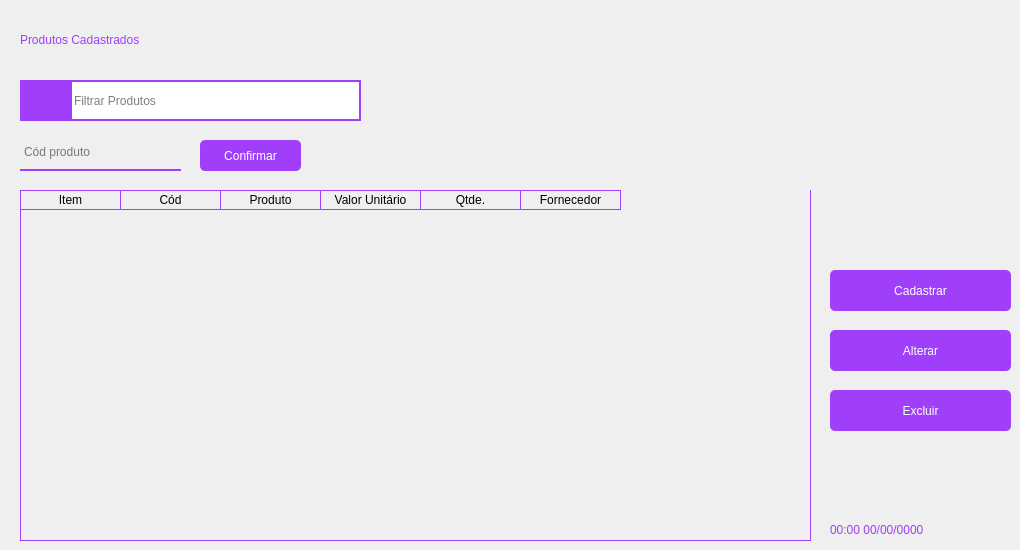
      <widget class="QWidget" name="pg_produtos">
       <widget class="QLabel" name="lbl_titulo_produtos">
        <property name="geometry">
         <rect>
          <x>20</x>
          <y>20</y>
          <width>241</width>
          <height>41</height>
         </rect>
        </property>
        <property name="styleSheet">
         <string notr="true">font: 16pt &quot;Montserrat&quot;;
color: #9f3ffa;
</string>
        </property>
        <property name="text">
         <string>Produtos Cadastrados</string>
        </property>
        <property name="textFormat">
         <enum>Qt::AutoText</enum>
        </property>
        <property name="wordWrap">
         <bool>false</bool>
        </property>
        <property name="textInteractionFlags">
         <set>Qt::LinksAccessibleByKeyboard|Qt::LinksAccessibleByMouse</set>
        </property>
       </widget>
       <widget class="QTableWidget" name="tabela_produto">
        <property name="geometry">
         <rect>
          <x>20</x>
          <y>190</y>
          <width>791</width>
          <height>351</height>
         </rect>
        </property>
        <property name="styleSheet">
         <string notr="true">QTableWidget {
	gridline-color: #9f3ffa;;
	background-color: transparent;
	outline: 0;
	border: 1px solid #9f3ffa;
	border-top: 0px
	
}

QTableWidget::item:selected{
	background-color:#9f3ffa;;
}

QTableWidget::horizontalHeader {	
	background-color: #9f3ffa;
}

QHeaderView::section:horizontal
{
    border: 1px solid #9f3ffa;
	background-color: transparent;
	border-left: 0px;
	color: black;

}
</string>
        </property>
        <property name="frameShape">
         <enum>QFrame::Panel</enum>
        </property>
        <property name="frameShadow">
         <enum>QFrame::Sunken</enum>
        </property>
        <property name="editTriggers">
         <set>QAbstractItemView::SelectedClicked</set>
        </property>
        <property name="tabKeyNavigation">
         <bool>true</bool>
        </property>
        <property name="showDropIndicator" stdset="0">
         <bool>false</bool>
        </property>
        <property name="alternatingRowColors">
         <bool>false</bool>
        </property>
        <property name="selectionMode">
         <enum>QAbstractItemView::ExtendedSelection</enum>
        </property>
        <property name="gridStyle">
         <enum>Qt::SolidLine</enum>
        </property>
        <property name="sortingEnabled">
         <bool>true</bool>
        </property>
        <attribute name="verticalHeaderVisible">
         <bool>false</bool>
        </attribute>
        <attribute name="verticalHeaderShowSortIndicator" stdset="0">
         <bool>false</bool>
        </attribute>
        <attribute name="verticalHeaderStretchLastSection">
         <bool>false</bool>
        </attribute>
        <column>
         <property name="text">
          <string>Item</string>
         </property>
        </column>
        <column>
         <property name="text">
          <string>Cód</string>
         </property>
        </column>
        <column>
         <property name="text">
          <string>Produto</string>
         </property>
        </column>
        <column>
         <property name="text">
          <string>Valor Unitário</string>
         </property>
        </column>
        <column>
         <property name="text">
          <string>Qtde.</string>
         </property>
        </column>
        <column>
         <property name="text">
          <string>Fornecedor</string>
         </property>
        </column>
       </widget>
       <widget class="QPushButton" name="btn_cadastrar_produto">
        <property name="geometry">
         <rect>
          <x>830</x>
          <y>270</y>
          <width>181</width>
          <height>41</height>
         </rect>
        </property>
        <property name="styleSheet">
         <string notr="true">QPushButton {
border: 2px;
background-color: rgb(159, 63, 250);
color: white;
border-radius: 5px;
font: 10pt &quot;Montserrat&quot;;
outline: 0;
}

QPushButton:hover {
	background-color: rgb(197, 62, 255);
}
</string>
        </property>
        <property name="text">
         <string>Cadastrar</string>
        </property>
       </widget>
       <widget class="QPushButton" name="btn_alterar_produto">
        <property name="geometry">
         <rect>
          <x>830</x>
          <y>330</y>
          <width>181</width>
          <height>41</height>
         </rect>
        </property>
        <property name="styleSheet">
         <string notr="true">QPushButton {
border: 2px;
background-color: rgb(159, 63, 250);
color: white;
border-radius: 5px;
font: 10pt &quot;Montserrat&quot;;
outline: 0;
}

QPushButton:hover {
	background-color: rgb(197, 62, 255);
}
</string>
        </property>
        <property name="text">
         <string>Alterar</string>
        </property>
       </widget>
       <widget class="QPushButton" name="btn_excluir_produto">
        <property name="geometry">
         <rect>
          <x>830</x>
          <y>390</y>
          <width>181</width>
          <height>41</height>
         </rect>
        </property>
        <property name="styleSheet">
         <string notr="true">QPushButton {
border: 2px;
background-color: rgb(159, 63, 250);
color: white;
border-radius: 5px;
font: 10pt &quot;Montserrat&quot;;
outline: 0;
}

QPushButton:hover {
	background-color: rgb(255, 17, 49);
}
</string>
        </property>
        <property name="text">
         <string>Excluir</string>
        </property>
       </widget>
       <widget class="QLineEdit" name="line_search_Bar">
        <property name="geometry">
         <rect>
          <x>70</x>
          <y>80</y>
          <width>291</width>
          <height>41</height>
         </rect>
        </property>
        <property name="styleSheet">
         <string notr="true">border: 2px solid #9f3ffa;
font: 10pt &quot;Montserrat&quot;;</string>
        </property>
        <property name="cursorPosition">
         <number>0</number>
        </property>
        <property name="placeholderText">
         <string>Filtrar Produtos</string>
        </property>
        <property name="clearButtonEnabled">
         <bool>true</bool>
        </property>
       </widget>
       <widget class="QPushButton" name="btn_pesquisar_produto">
        <property name="geometry">
         <rect>
          <x>20</x>
          <y>80</y>
          <width>51</width>
          <height>41</height>
         </rect>
        </property>
        <property name="styleSheet">
         <string notr="true">QPushButton {
border: 2px;
background-color: rgb(159, 63, 250);
color: white;

font: 10pt &quot;Montserrat&quot;;
outline: 0;
}

QPushButton:hover {
	background-color: rgb(197, 62, 255);
}
</string>
        </property>
        <property name="text">
         <string/>
        </property>
        <property name="icon">
         <iconset resource="../QRC/file_principal_rc.qrc">
          <normaloff>:/icones/lupa.png</normaloff>:/icones/lupa.png</iconset>
        </property>
        <property name="iconSize">
         <size>
          <width>25</width>
          <height>25</height>
         </size>
        </property>
       </widget>
       <widget class="QLineEdit" name="line_codigo_produto">
        <property name="geometry">
         <rect>
          <x>20</x>
          <y>140</y>
          <width>161</width>
          <height>31</height>
         </rect>
        </property>
        <property name="styleSheet">
         <string notr="true">background-color: rgba(0, 0 , 0, 0);
border: 2px solid rgba(0,0,0,0);
border-bottom-color: rgb(159, 63, 250);
color: rgb(0,0,0);
padding-bottom: 8px;
border-radius: 0px;
font: 10pt &quot;Montserrat&quot;;</string>
        </property>
        <property name="placeholderText">
         <string>Cód produto</string>
        </property>
        <property name="clearButtonEnabled">
         <bool>true</bool>
        </property>
       </widget>
       <widget class="QPushButton" name="btn_confirmar_codigo">
        <property name="geometry">
         <rect>
          <x>200</x>
          <y>140</y>
          <width>101</width>
          <height>31</height>
         </rect>
        </property>
        <property name="styleSheet">
         <string notr="true">QPushButton {
border: 2px;
background-color: rgb(159, 63, 250);
color: white;
border-radius: 5px;
font: 10pt &quot;Montserrat&quot;;
outline: 0;
}

QPushButton:hover {
	background-color: rgb(197, 62, 255);
}
</string>
        </property>
        <property name="text">
         <string>Confirmar</string>
        </property>
       </widget>
       <widget class="QLabel" name="lbl_hora_data_produtos">
        <property name="geometry">
         <rect>
          <x>830</x>
          <y>520</y>
          <width>181</width>
          <height>21</height>
         </rect>
        </property>
        <property name="styleSheet">
         <string notr="true">font: 13pt &quot;Montserrat&quot;;
color: #9f3ffa;
</string>
        </property>
        <property name="text">
         <string>00:00 00/00/0000</string>
        </property>
        <property name="textFormat">
         <enum>Qt::AutoText</enum>
        </property>
        <property name="wordWrap">
         <bool>false</bool>
        </property>
        <property name="textInteractionFlags">
         <set>Qt::LinksAccessibleByKeyboard|Qt::LinksAccessibleByMouse</set>
        </property>
       </widget>
      </widget>
